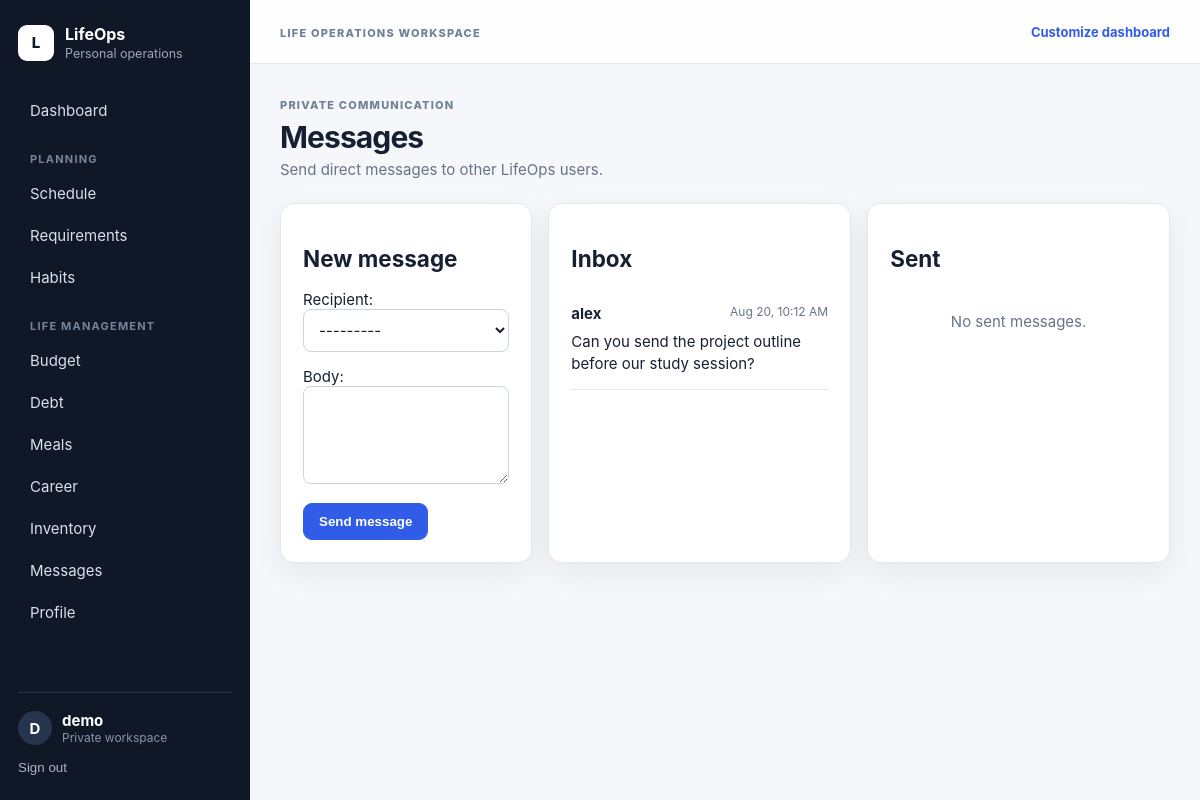
/messages/ (signed in), run on the app's committed database.
### core/models.py (models this page shows, shortened)
class Message(models.Model):
    sender=models.ForeignKey(User,on_delete=models.CASCADE,related_name='sent_messages')
    recipient=models.ForeignKey(User,on_delete=models.CASCADE,related_name='received_messages')
    body=models.TextField()
    created_at=models.DateTimeField(auto_now_add=True)
    read_at=models.DateTimeField(null=True,blank=True)
    class Meta: ordering=['-created_at']

### core/views.py (the view)
# urls.py: path('messages/',views.messages_page,name='messages_page'),
@login_required
def messages_page(request):
    if request.method=='POST':
        form=MessageForm(request.POST,current_user=request.user)
        if form.is_valid():
            msg=form.save(commit=False); msg.sender=request.user; msg.save(); return redirect('messages_page')
    else: form=MessageForm(current_user=request.user)
    received=Message.objects.filter(recipient=request.user).select_related('sender')
    sent=Message.objects.filter(sender=request.user).select_related('recipient')
    Message.objects.filter(recipient=request.user,read_at__isnull=True).update(read_at=timezone.now())
    return render(request,'core/messages.html',{'form':form,'received':received,'sent':sent})

### core/forms.py
class MessageForm(forms.ModelForm):
    class Meta: model=Message; fields=['recipient','body']; widgets={'body':forms.Textarea(attrs={'rows':4,'class':'form-control'})}
    def __init__(self,*a,current_user=None,**kw):
        super().__init__(*a,**kw)
        self.fields['recipient'].queryset=get_user_model().objects.exclude(pk=getattr(current_user,'pk',None)).order_by('username')
        self.fields['recipient'].widget.attrs['class']='form-control'

### core/templates/core/messages.html
{% extends 'core/base.html' %}{% block content %}<div class="page-heading"><div><span class="eyebrow">Private communication</span><h1>Messages</h1><p>Send direct messages to other LifeOps users.</p></div></div><div class="message-grid"><section class="panel"><h2>New message</h2><form method="post">{% csrf_token %}{{ form.as_p }}<button class="btn primary">Send message</button></form></section><section class="panel"><h2>Inbox</h2>{% for m in received %}<div class="message-item"><div><strong>{{ m.sender.username }}</strong><span>{{ m.created_at|date:'M j, g:i A' }}</span></div><p>{{ m.body }}</p></div>{% empty %}<div class="empty-mini">No messages received.</div>{% endfor %}</section><section class="panel"><h2>Sent</h2>{% for m in sent %}<div class="message-item"><div><strong>To {{ m.recipient.username }}</strong><span>{{ m.created_at|date:'M j, g:i A' }}</span></div><p>{{ m.body }}</p></div>{% empty %}<div class="empty-mini">No sent messages.</div>{% endfor %}</section></div>{% endblock %}

### core/templates/core/base.html (shortened to what this page needs)
{% load static %}
<!doctype html><html lang="en"><head>
<link rel="stylesheet" href="{% static 'core/css/app.css' %}">
</head><body>
{% if user.is_authenticated %}
<div class="app-shell">
<aside class="sidebar">
  <div class="brand"><span class="brand-mark">L</span><div><strong>LifeOps</strong><small>Personal operations</small></div></div>
  <nav>
    <a href="{% url 'dashboard' %}">Dashboard</a>
    <div class="nav-label">Planning</div>
    <a href="{% url 'module_list' 'schedule' %}">Schedule</a><a href="{% url 'module_list' 'requirements' %}">Requirements</a><a href="{% url 'module_list' 'habits' %}">Habits</a>
    <div class="nav-label">Life management</div>
    <a href="{% url 'module_list' 'budget' %}">Budget</a><a href="{% url 'module_list' 'debt' %}">Debt</a><a href="{% url 'module_list' 'meals' %}">Meals</a><a href="{% url 'module_list' 'career' %}">Career</a><a href="{% url 'module_list' 'inventory' %}">Inventory</a>
    <a href="{% url 'messages_page' %}">Messages</a><a href="{% url 'profile_settings' %}">Profile</a>
  </nav>
  <div class="sidebar-foot"><div class="user-chip"><span>{{ user.username|first|upper }}</span><div><strong>{{ user.username }}</strong><small>Private workspace</small></div></div><form method="post" action="{% url 'logout' %}">{% csrf_token %}<button class="link-button">Sign out</button></form></div>
</aside>
<main class="main"><header class="topbar"><div><button class="mobile-menu" onclick="document.body.classList.toggle('nav-open')">☰</button><span class="eyebrow">Life operations workspace</span></div><a class="top-action" href="{% url 'dashboard_settings' %}">Customize dashboard</a></header><div class="page-wrap">{% block content %}{% endblock %}</div></main>
</div>
{% else %}{% block public_content %}{% endblock %}{% endif %}
</body></html>

### core/static/core/css/app.css (style rules this page uses)
:root { --bg:#f5f7fa;--surface:#fff;--surface-2:#f9fafb;--text:#172033;--muted:#687386;--line:#e3e8ef;--nav:#101827;--nav2:#1c2637;--primary:#315ce8;--primary2:#2448bd;--danger:#bd3343;--success:#18794e;--shadow:0 10px 30px rgba(23,32,51,.07);--radius:14px }
* { box-sizing:border-box }
body { margin:0;font-family:Inter,ui-sans-serif,-apple-system,BlinkMacSystemFont,"Segoe UI",sans-serif;background:var(--bg);color:var(--text);font-size:15px }
a { color:var(--primary);text-decoration:none }
.app-shell { display:grid;grid-template-columns:250px 1fr;min-height:100vh }
.sidebar { background:var(--nav);color:#fff;padding:24px 18px;display:flex;flex-direction:column;position:sticky;top:0;height:100vh }
.brand { display:flex;align-items:center;gap:11px }
.brand-mark { display:grid;place-items:center;width:36px;height:36px;border-radius:9px;background:#fff;color:var(--nav);font-weight:800 }
.brand strong { display:block;font-size:16px }
.brand small { display:block;color:#9ba8ba;margin-top:2px }
.sidebar nav { margin-top:30px }
.sidebar nav a { display:block;padding:10px 12px;border-radius:9px;color:#d9e0ea;margin-bottom:3px }
.nav-label { margin:22px 12px 8px;font-size:11px;text-transform:uppercase;letter-spacing:.11em;color:#76849a;font-weight:700 }
.sidebar-foot { margin-top:auto;border-top:1px solid #263248;padding-top:18px }
.user-chip { display:flex;align-items:center;gap:10px;margin-bottom:12px }
.user-chip>span { width:34px;height:34px;border-radius:50%;background:#26344d;display:grid;place-items:center;font-weight:700 }
.user-chip strong,.user-chip small { display:block }
.user-chip small { color:#8795aa;font-size:12px }
.link-button { border:0;background:none;color:#aab7c9;padding:0;cursor:pointer }
.main { min-width:0 }
.topbar { height:64px;border-bottom:1px solid var(--line);background:rgba(255,255,255,.92);display:flex;align-items:center;justify-content:space-between;padding:0 30px;position:sticky;top:0;z-index:10 }
.eyebrow { text-transform:uppercase;font-size:11px;letter-spacing:.11em;font-weight:800;color:#718096 }
.top-action { font-size:13px;font-weight:700 }
.page-wrap { padding:30px;max-width:1500px;margin:auto }
.page-heading { display:flex;align-items:flex-end;justify-content:space-between;gap:20px;margin-bottom:24px }
.page-heading h1 { font-size:30px;margin:6px 0 5px;letter-spacing:-.03em }
.page-heading p { margin:0;color:var(--muted) }
.btn { display:inline-flex;align-items:center;justify-content:center;padding:10px 15px;border-radius:9px;font-weight:700;border:1px solid var(--line);background:#fff;color:var(--text);cursor:pointer }
.btn.primary { background:var(--primary);border-color:var(--primary);color:white }
.widget,.panel { background:#fff;border:1px solid var(--line);border-radius:var(--radius);box-shadow:var(--shadow) }
.empty-mini { color:var(--muted);padding:22px 0;text-align:center }
.panel { padding:22px }
.form-control,input,select,textarea { width:100%;border:1px solid #ccd4df;border-radius:8px;padding:10px 11px;font:inherit;color:var(--text);background:#fff }
.message-grid { display:grid;grid-template-columns:1fr 1.2fr 1.2fr;gap:16px }
.message-item { padding:14px 0;border-bottom:1px solid var(--line) }
.message-item>div { display:flex;justify-content:space-between;gap:12px }
.message-item span { font-size:12px;color:var(--muted) }
.message-item p { margin:8px 0 0;line-height:1.45 }

### data on the page
Message: sender.username "alex", created_at "Aug 20, 10:12 AM", body "Can you send the project outline before our study session?"

### other printed values
{{ user.username|first|upper }} "D"
{{ user.username }} "demo"
